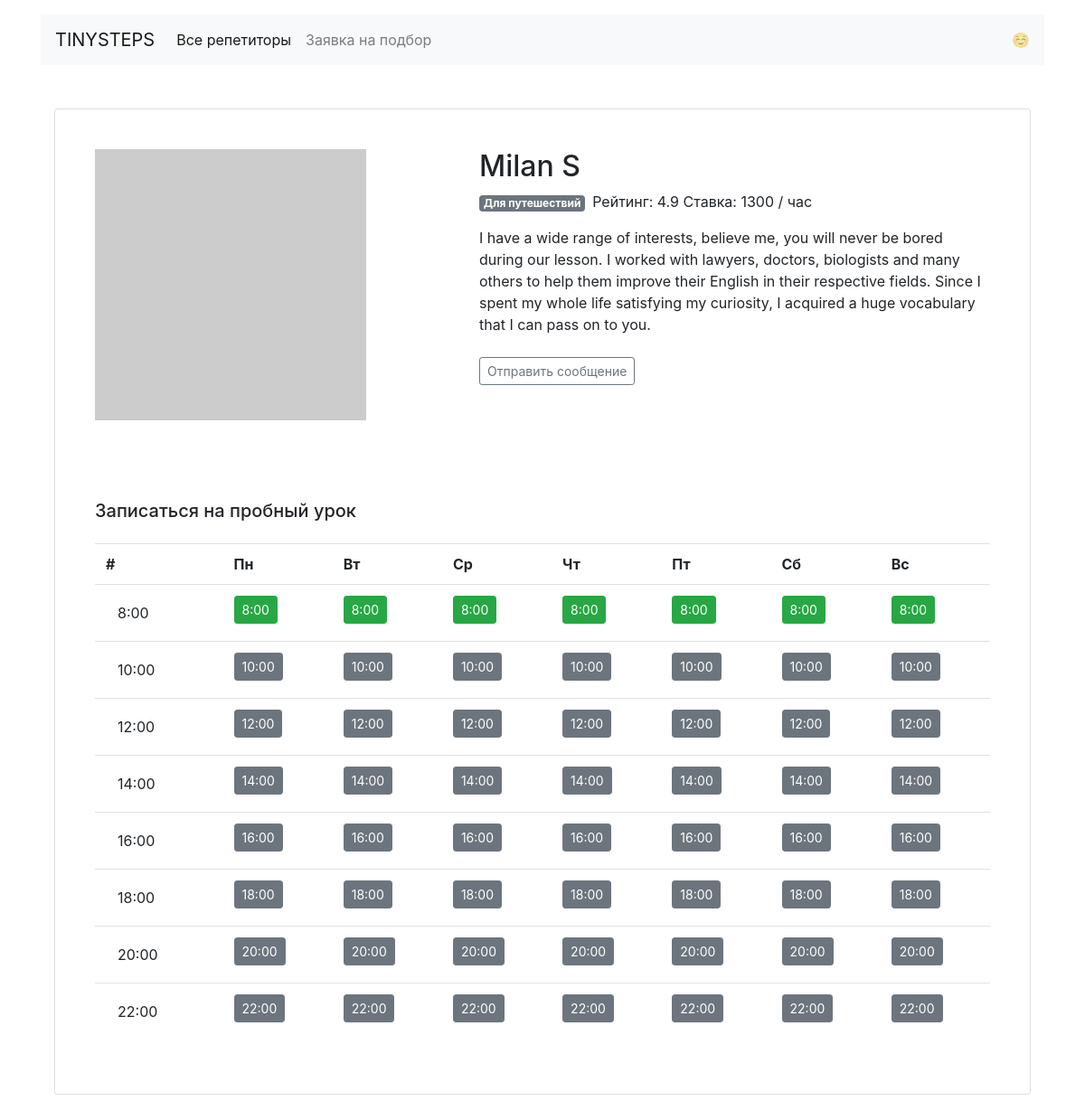
Page /profiles/4 on the committed database.
### app.py (models this page shows, shortened)
class Teacher(db.Model):
    __tablename__ = "teachers"
    id = db.Column(db.Integer, primary_key=True)
    name = db.Column(db.String, nullable=False)
    about = db.Column(db.UnicodeText, nullable=False)
    rating = db.Column(db.Float, default=4.5)
    picture = db.Column(db.Unicode, default='../static/pict 1.png')
    price = db.Column(db.Integer, nullable=False)

### app.py (the view)
@app.route('/profiles/<teacher_id>')
def profiles(teacher_id):
    teacher = db.session.query(Teacher).get_or_404(teacher_id)
    output = render_template("profile.html",
                             teacher=teacher,   # данные из БД
                             profile=teachers_data[teacher_id])   # данные расписания из json
    return output

### templates/profile.html
{% extends 'base.html' %}
{% block container %}
        <div class="card my-5  mx-auto ">
            <div class="card-body m-4">
                <div class="row">
                    <div class="col-5"><img src="{{ teacher.picture }}" class="img-fluid"></div>
                    <div class="col-7">
                        <h2>{{ teacher.name }}</h2>
                        <p><span class="badge badge-secondary mr-2">Для путешествий </span>Рейтинг: {{ teacher.rating }} Ставка: {{ teacher.price }} / час</p>
                        <p >{{ teacher.about }}
                            <br> <br>
                        <a href="/message" class="btn btn-outline-secondary btn-sm ">Отправить сообщение</a>
                    </div>
                </div>
            </div>
            <div class="card-body  m-4">
                <h5 class="mb-4">Записаться на пробный урок</h5>
                <table class="table">
                    <tr>
                        <th>#</th>
                        <th>Пн</th>
                        <th>Вт</th>
                        <th>Ср</th>
                        <th>Чт</th>
                        <th>Пт</th>
                        <th>Сб</th>
                        <th>Вс</th>
                    </tr>
                    {% set hours = ['8:00', '10:00', '12:00', '14:00', '16:00', '18:00', '20:00', '22:00'] %}
                    {% for hour_id in range(hours|length) %}
                    <tr>
                        <td><span class="btn">{{ hours[hour_id] }}</span></td>
                        {% for day in profile.free %}
                            {% if profile.free[day][hours[hour_id]] == 'True' %}
                                {% set hour_status_class = 'success' %}
                                {% set booking_url = '/booking/'~teacher.id %}
                            {% else %}
                                {% set hour_status_class = 'secondary' %}
                            {% endif %}
                            <td><a href="{{ booking_url }}" class="btn btn-sm btn-{{ hour_status_class }}">{{ hours[hour_id] }}</a></td>
                        {% endfor %}
                    </tr>
                    {% endfor %}
                </table>
            </div>
        </div>
{% endblock %}

### rows in the picture
Teacher: name "Milan S", rating "4.9", price "1300", about "I have a wide range of interests, believe me, you will never be bored during our lesson. I worked with lawyers, doctors, biologists and many others to help them improve their English in their respective fields. Since I spent my whole life satisfying my curiosity, I acquired a huge vocabulary that I can pass on to you."

### other values in the picture
{{ hours[hour_id] }} "8:00" "10:00" "12:00" "14:00" "16:00" "18:00" "20:00" "22:00"
{{ hours[hour_id] }} "8:00" "8:00" "8:00" "8:00" "8:00" "8:00" "8:00" "10:00" "10:00" "10:00" "10:00" "10:00" "10:00" "10:00" "12:00" "12:00" "12:00" "12:00" "12:00" "12:00" "12:00" "14:00" "14:00" "14:00" "14:00" "14:00" "14:00" "14:00" "16:00" "16:00" "16:00" "16:00" "16:00" "16:00" "16:00" "18:00" "18:00" "18:00" "18:00" "18:00" "18:00" "18:00" "20:00" "20:00" "20:00" "20:00" "20:00" "20:00" "20:00" "22:00" "22:00" "22:00" "22:00" "22:00" "22:00" "22:00"
